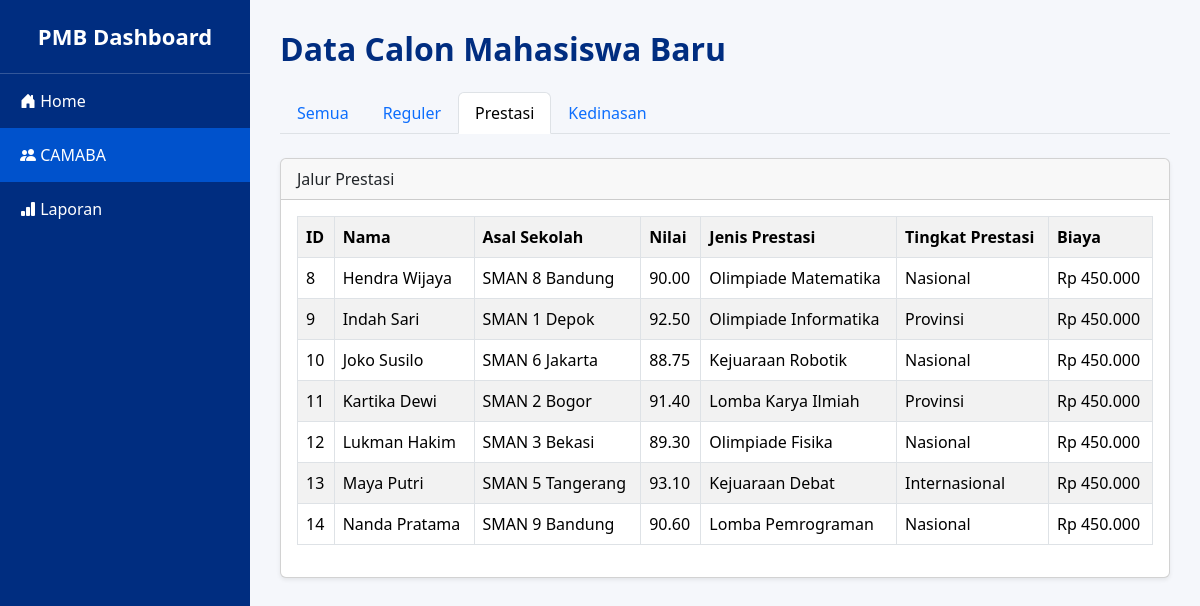
Screenshot of /index.php?page=camaba&filter=prestasi with the database file from the repository.
### tables this page shows
CREATE TABLE `tabel_pendaftaran` (
  `id_pendaftaran` int NOT NULL,
  `nama_calon` varchar(100) NOT NULL,
  `asal_sekolah` varchar(100) NOT NULL,
  `nilai_ujian` decimal(5,2) NOT NULL,
  `biaya_pendaftaran_dasar` decimal(12,2) NOT NULL,
  `jalur_pendaftaran` enum('Reguler','Prestasi','Kedinasan') NOT NULL,
  `pilihan_prodi` varchar(100) DEFAULT NULL,
  `lokasi_kampus` varchar(100) DEFAULT NULL,
  `jenis_prestasi` varchar(100) DEFAULT NULL,
  `tingkat_prestasi` varchar(50) DEFAULT NULL,
  `sk_ikatan_dinas` varchar(100) DEFAULT NULL,
  `instansi_sponsor` varchar(100) DEFAULT NULL
);

### PendaftaranPrestasi.php (called while the page is built, shortened)
<?php
require_once 'Pendaftaran.php';
class PendaftaranPrestasi extends Pendaftaran
{
    public static function getDaftarPrestasi($db)
    {
        $query = "SELECT * FROM tabel_pendaftaran
                  WHERE jalur_pendaftaran = 'Prestasi'";
        return mysqli_query($db, $query);
    }
    public function hitungTotalBiaya()
    {
        return $this->biaya_pendaftaran_dasar - 50000;
    }
}

### Pendaftaran.php (called while the page is built, shortened)
<?php
abstract class Pendaftaran
{
    public function __construct(
        $id_pendaftaran,
        $nama_calon,
        $asal_sekolah,
        $nilai_ujian,
        $biaya_pendaftaran_dasar,
        $jalur_pendaftaran
    ) {
        $this->biaya_pendaftaran_dasar = $biaya_pendaftaran_dasar;
    }
}

### pages/camaba.php (the view, shortened to what this page needs)
<?php
require_once 'koneksi.php';
require_once 'Pendaftaran.php';
require_once 'PendaftaranPrestasi.php';
$filter = isset($_GET['filter']) ? $_GET['filter'] : 'semua';
?>
<h2 class="page-title mb-4">
    Data Calon Mahasiswa Baru
</h2>
<ul class="nav nav-tabs mb-4">
    <li class="nav-item">
        <a class="nav-link <?php echo ($filter == 'semua') ? 'active' : ''; ?>"
           href="index.php?page=camaba&filter=semua">
            Semua
        </a>
    </li>
    <li class="nav-item">
        <a class="nav-link <?php echo ($filter == 'reguler') ? 'active' : ''; ?>"
           href="index.php?page=camaba&filter=reguler">
            Reguler
        </a>
    </li>
    <li class="nav-item">
        <a class="nav-link <?php echo ($filter == 'prestasi') ? 'active' : ''; ?>"
           href="index.php?page=camaba&filter=prestasi">
            Prestasi
        </a>
    </li>
    <li class="nav-item">
        <a class="nav-link <?php echo ($filter == 'kedinasan') ? 'active' : ''; ?>"
           href="index.php?page=camaba&filter=kedinasan">
            Kedinasan
        </a>
    </li>
</ul>
<?php
if($filter == 'prestasi')
{
$data = PendaftaranPrestasi::getDaftarPrestasi($db);
?>
<div class="card shadow-sm">
<div class="card-header">
    Jalur Prestasi
</div>
<div class="card-body">
<table class="table table-bordered table-striped">
<tr>
    <th>ID</th>
    <th>Nama</th>
    <th>Asal Sekolah</th>
    <th>Nilai</th>
    <th>Jenis Prestasi</th>
    <th>Tingkat Prestasi</th>
    <th>Biaya</th>
</tr>
<?php
while($row = mysqli_fetch_assoc($data))
{
$obj = new PendaftaranPrestasi(
    $row['id_pendaftaran'],
    $row['nama_calon'],
    $row['asal_sekolah'],
    $row['nilai_ujian'],
    $row['biaya_pendaftaran_dasar'],
    $row['jalur_pendaftaran'],
    $row['jenis_prestasi'],
    $row['tingkat_prestasi']
);
?>
<tr>
<td><?= $row['id_pendaftaran']; ?></td>
<td><?= $row['nama_calon']; ?></td>
<td><?= $row['asal_sekolah']; ?></td>
<td><?= $row['nilai_ujian']; ?></td>
<td><?= $row['jenis_prestasi']; ?></td>
<td><?= $row['tingkat_prestasi']; ?></td>
<td>Rp <?= number_format($obj->hitungTotalBiaya(),0,",","."); ?></td>
</tr>
<?php
}
?>
</table>
</div>
</div>
<?php
}
?>

### index.php (style rules this page uses)
body { background-color: #f5f7fb; overflow-x: hidden; }
.page-title { color: #002D80; font-weight: bold; }

### rows the page displays
tabel_pendaftaran: id_pendaftaran "8", nama_calon "Hendra Wijaya", asal_sekolah "SMAN 8 Bandung", nilai_ujian "90.00", jenis_prestasi "Olimpiade Matematika", tingkat_prestasi "Nasional", biaya_pendaftaran_dasar "450.000"
tabel_pendaftaran: id_pendaftaran "9", nama_calon "Indah Sari", asal_sekolah "SMAN 1 Depok", nilai_ujian "92.50", jenis_prestasi "Olimpiade Informatika", tingkat_prestasi "Provinsi", biaya_pendaftaran_dasar "450.000"
tabel_pendaftaran: id_pendaftaran "10", nama_calon "Joko Susilo", asal_sekolah "SMAN 6 Jakarta", nilai_ujian "88.75", jenis_prestasi "Kejuaraan Robotik", tingkat_prestasi "Nasional", biaya_pendaftaran_dasar "450.000"
tabel_pendaftaran: id_pendaftaran "11", nama_calon "Kartika Dewi", asal_sekolah "SMAN 2 Bogor", nilai_ujian "91.40", jenis_prestasi "Lomba Karya Ilmiah", tingkat_prestasi "Provinsi", biaya_pendaftaran_dasar "450.000"
tabel_pendaftaran: id_pendaftaran "12", nama_calon "Lukman Hakim", asal_sekolah "SMAN 3 Bekasi", nilai_ujian "89.30", jenis_prestasi "Olimpiade Fisika", tingkat_prestasi "Nasional", biaya_pendaftaran_dasar "450.000"
tabel_pendaftaran: id_pendaftaran "13", nama_calon "Maya Putri", asal_sekolah "SMAN 5 Tangerang", nilai_ujian "93.10", jenis_prestasi "Kejuaraan Debat", tingkat_prestasi "Internasional", biaya_pendaftaran_dasar "450.000"
tabel_pendaftaran: id_pendaftaran "14", nama_calon "Nanda Pratama", asal_sekolah "SMAN 9 Bandung", nilai_ujian "90.60", jenis_prestasi "Lomba Pemrograman", tingkat_prestasi "Nasional", biaya_pendaftaran_dasar "450.000"
